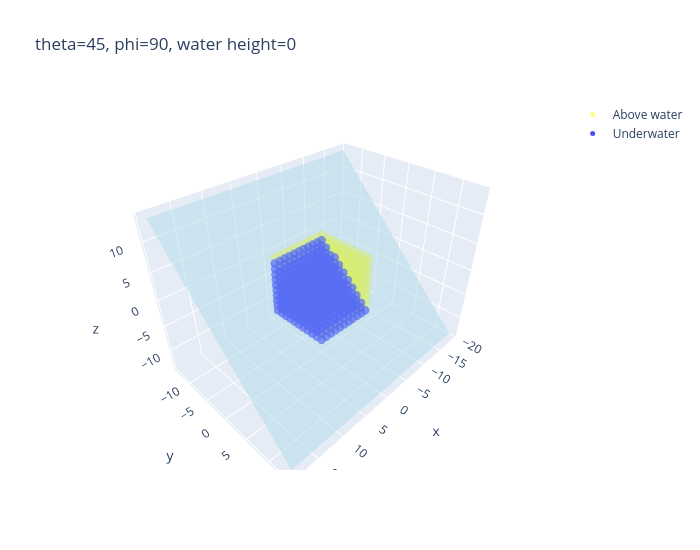

Notebook cell for this chart:
### Code cell
water_visual(points, 45, 90, 0)

### Figure 1 — Plotly figure (JSON) as saved in the notebook; plotly's stock layout.template omitted (floating-point values rounded to 4 significant figures; data arrays with more than 128 entries replaced by an {"elided": "..."} marker saying what was removed)
{"data": [{"marker": {"color": "yellow", "opacity": 0.5, "size": 5}, "mode": "markers", "name": "Above water", "type": "scatter3d", "x": {"elided": "660 float values"}, "y": {"elided": "660 float values"}, "z": {"elided": "660 float values"}}, {"marker": {"color": "blue", "opacity": 0.7, "size": 5}, "mode": "markers", "name": "Underwater", "type": "scatter3d", "x": {"elided": "671 float values"}, "y": {"elided": "671 float values"}, "z": {"elided": "671 float values"}}, {"color": "lightblue", "i": [0, 0], "j": [1, 2], "k": [2, 3], "opacity": 0.5, "type": "mesh3d", "x": [-19.05, 19.05, 19.05, -19.05], "y": [-13.47, -13.47, 13.47, 13.47], "z": [13.47, 13.47, -13.47, -13.47]}], "layout": {"height": 550, "scene": {"aspectmode": "data", "xaxis": {"title": {"text": "x"}}, "yaxis": {"title": {"text": "y"}}, "zaxis": {"title": {"text": "z"}}}, "title": {"text": "theta=45, phi=90, water height=0"}, "width": 700}}
